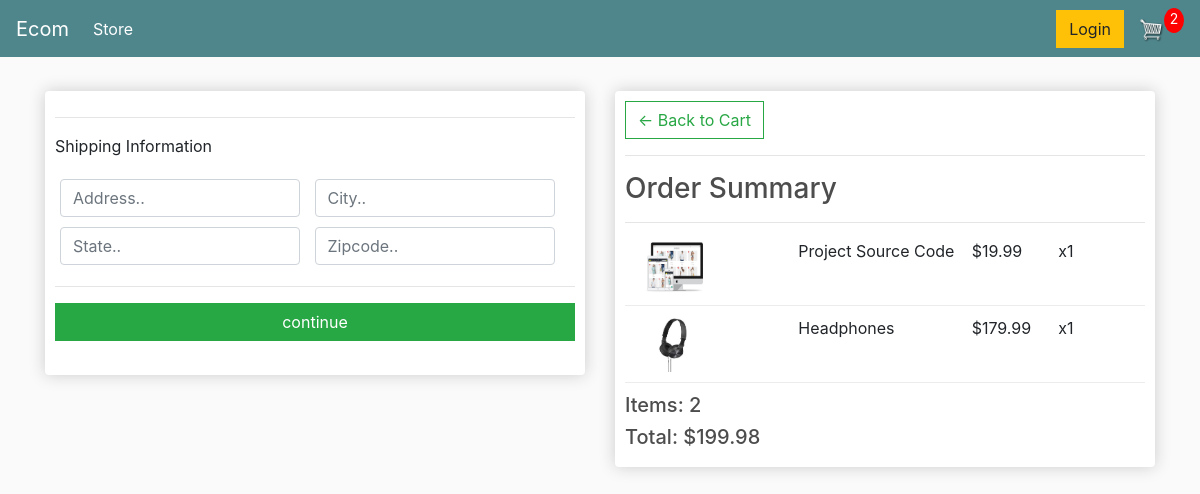
Screenshot of /checkout/ (signed in) with the database file from the repository.
### store/models.py (models this page shows, shortened)
class OrderItem(models.Model):
    product = models.ForeignKey(Product, on_delete=models.SET_NULL,blank=True,null=True)
    order = models.ForeignKey(Order, on_delete=models.SET_NULL,blank=True,null=True)
    quantity = models.IntegerField(default=0, blank=True, null=True)
    date_added = models.DateTimeField(auto_now_add=True)
    @property
    def get_total(self):
        total=self.product.price * self.quantity
        return total

class Product(models.Model):
    name = models.CharField(max_length=200,null=True)
    price = models.FloatField()
    digital = models.BooleanField(default=False ,null=True,blank=True)
    image = models.ImageField(null=True, blank=True)
    @property
    def imageURL(self):
        try:
            url = self.image.url
        except:
            url = ''
        return url

class Order(models.Model):
    customer = models.ForeignKey(Customer , on_delete=models.SET_NULL , blank=True, null=True)
    date_ordered = models.DateTimeField(auto_now_add=True)
    complete = models.BooleanField(default=False ,null=True , blank=True)
    transaction_id = models.CharField(max_length=200, null=True)
    @property
    def shipping(self):
        shipping = False
        orderitems=self.orderitem_set.all()
        for i in orderitems:
            if i.product.digital == False:
                shipping =True
        return shipping
    @property
    def get_cart_total(self):
        orderitems = self.orderitem_set.all()
        total = sum([item.get_total for item in orderitems])
        return total
    @property
    def get_cart_items(self):
        orderitems = self.orderitem_set.all()
        total = sum([item.quantity for item in orderitems])
        return total

### store/views.py (the view)
# urls.py: path('checkout/',views.checkout,name="checkout"),
def checkout(request):
    if request.user.is_authenticated:
        customer = request.user.customer
        order, created = Order.objects.get_or_create(
            customer=customer, complete=False)
        items = order.orderitem_set.all()
        cartitems = order.get_cart_items
    else:
        items = []
        order = {'get_cart_total': 0, 'get_cart_items': 0}
        cartitems = order['get_cart_items']
    context = {'items': items, 'order': order, 'cartitems': cartitems}
    return render(request,'store/checkout.html',context)

### store/templates/store/checkout.html (shortened to what this page needs)
{% extends 'store/main.html'%}
{% load static %}
{% block content %}
<div class="row">
    <div class="col-lg-6" >
        <div class="box-element" id="form-wrapper">
            <form id="form">
                <div id="shipping-info">
                    <hr>
                    <p>Shipping Information</p>
                    <div class="form-field">
                        <input required class="form-control" type="text" name="address"placeholder="Address..">
                    </div>
                    <div class="form-field">
                        <input required class="form-control" type="text"name="city" placeholder="City..">
                    </div>
                    <div class="form-field">
                        <input required class="form-control" type="text" name="state" placeholder="State..">
                    </div>
                    <div class="form-field">
                        <input required class="form-control" type="text" name="zipcode" placeholder="Zipcode..">
                    </div>
                </div>
                <hr>
                <input id="form-button" class="btn btn-success btn-block"type="submit" value="continue">
            </form>
            <br>
        </div>
    </div>
    <div class="col-lg-6">
        <div class="box-element">
            <a class="btn btn-outline-success" href="{% url 'cart' %}">&#x2190; Back to Cart</a>
            <hr>
            <h3>Order Summary</h3>
            <hr>
            {% for item in items %}
            <div class="cart-row">
                <div style="flex:2"><img class="row-image" src="{{item.product.imageURL}}"></div>
                <div style="flex:2"><p>{{item.product.name}}</p></div>
                <div style="flex:1"><p>${{item.product.price|floatformat:2}}</p></div>
                <div style="flex:1"><p>x{{item.quantity}}</p></div>
            </div>
            {% endfor %}
            <h5>Items:  {{order.get_cart_items}}</h5>
            <h5>Total:  ${{order.get_cart_total|floatformat:2}}</h5>
        </div>
    </div>
</div>
{% endblock content %}

### store/static/css/main.css (style rules this page uses)
body { background-color: hsl(0, 0%, 98%); }
h1, h2, h3, h4, h5, h6 { color: hsl(0, 0%, 30%); }
.box-element { box-shadow: hsl(0, 0%, 80%) 0 0 16px; background-color: #fff; border-radius: 4px; padding: 10px; }
.col-lg-4, .col-lg-6, .col-lg-8, .col-lg-12 { margin-top: 10px; }
.btn { border-radius: 0; }
.row-image { width: 100px; }
.form-field { width: 250px; display: inline-block; padding: 5px; }
.cart-row { display: flex; align-items: flex-stretch; padding-bottom: 10px; margin-bottom: 10px; border-bottom: 1px solid #ececec; }

### rows the page displays
OrderItem: product.imageURL (picture), product.name "Project Source Code", product.price "19.99", quantity "1"
OrderItem: product.imageURL (picture), product.name "Headphones", product.price "179.99", quantity "1"
Order: get_cart_items "2", get_cart_total "199.98"

### other values shown
{{ cartitems }} "2"
